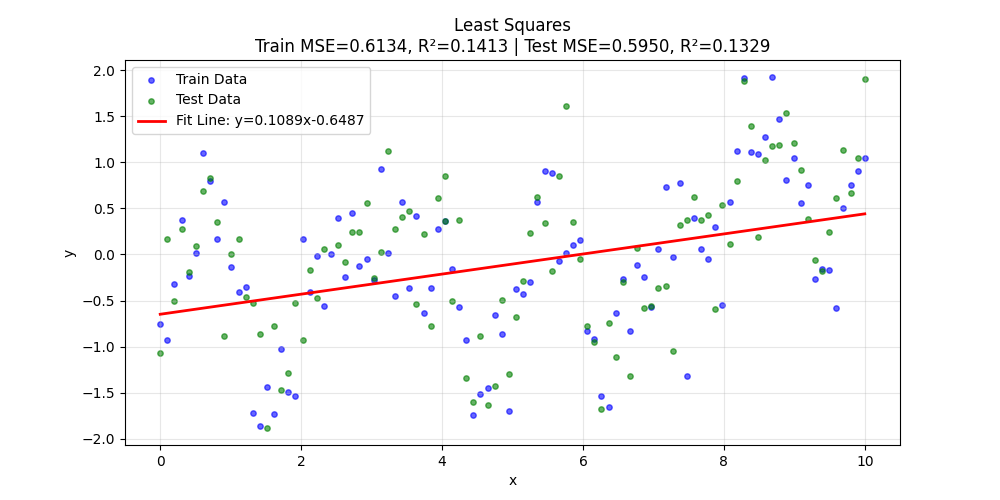

Generate this figure with Python:
import numpy as np
import pandas as pd
import matplotlib
matplotlib.use('TkAgg')
import matplotlib.pyplot as plt

# 读取Excel数据（索引读取，兼容任意表名）
train_df = pd.read_excel("Data4Regression.xlsx", sheet_name=0)
test_df = pd.read_excel("Data4Regression.xlsx", sheet_name=1)

# 提取特征和标签（第一列x，第二列y）
x_train, y_train = train_df.iloc[:,0].values, train_df.iloc[:,1].values
x_test, y_test = test_df.iloc[:,0].values, test_df.iloc[:,1].values

# 构造带截距项的矩阵 X = [1, x]
X_train = np.c_[np.ones_like(x_train), x_train]
X_test = np.c_[np.ones_like(x_test), x_test]

# 最小二乘法求解参数 [b, w]
theta = np.linalg.inv(X_train.T @ X_train) @ X_train.T @ y_train
b, w = theta[0], theta[1]

# 预测值
y_train_pred = X_train @ theta
y_test_pred = X_test @ theta

# 计算MSE（均方误差）
train_mse = np.mean((y_train - y_train_pred) ** 2)
test_mse = np.mean((y_test - y_test_pred) ** 2)

# 计算R²（决定系数）【新增核心代码】
ss_res_train = np.sum((y_train - y_train_pred) ** 2)  # 残差平方和
ss_tot_train = np.sum((y_train - np.mean(y_train)) ** 2)  # 总平方和
r2_train = 1 - (ss_res_train / ss_tot_train)

ss_res_test = np.sum((y_test - y_test_pred) ** 2)
ss_tot_test = np.sum((y_test - np.mean(y_test)) ** 2)
r2_test = 1 - (ss_res_test / ss_tot_test)

# 绘制拟合图像（含MSE+R²）
plt.figure(figsize=(10, 5))
plt.scatter(x_train, y_train, color="blue", label="Train Data", s=15, alpha=0.6)
plt.scatter(x_test, y_test, color="green", label="Test Data", s=15, alpha=0.6)
# 拟合直线
x_line = np.linspace(0, 10, 100)
y_line = b + w * x_line
plt.plot(x_line, y_line, color="red", linewidth=2, label=f"Fit Line: y={w:.4f}x{b:.4f}")
# 标题展示双指标
plt.title(f"Least Squares\nTrain MSE={train_mse:.4f}, R²={r2_train:.4f} | Test MSE={test_mse:.4f}, R²={r2_test:.4f}")
plt.xlabel("x")
plt.ylabel("y")
plt.legend()
plt.grid(alpha=0.3)
plt.show()

# 控制台输出详细结果（含MSE+R²）
print("="*60)
print("Least Squares - Final Result")
print("="*60)
print(f"Intercept (b) = {b:.6f}")
print(f"Slope      (w) = {w:.6f}")
print("-"*60)
print(f"Train Set - MSE: {train_mse:.6f}, R²: {r2_train:.6f}")
print(f"Test Set  - MSE: {test_mse:.6f}, R²: {r2_test:.6f}")
print("="*60)
